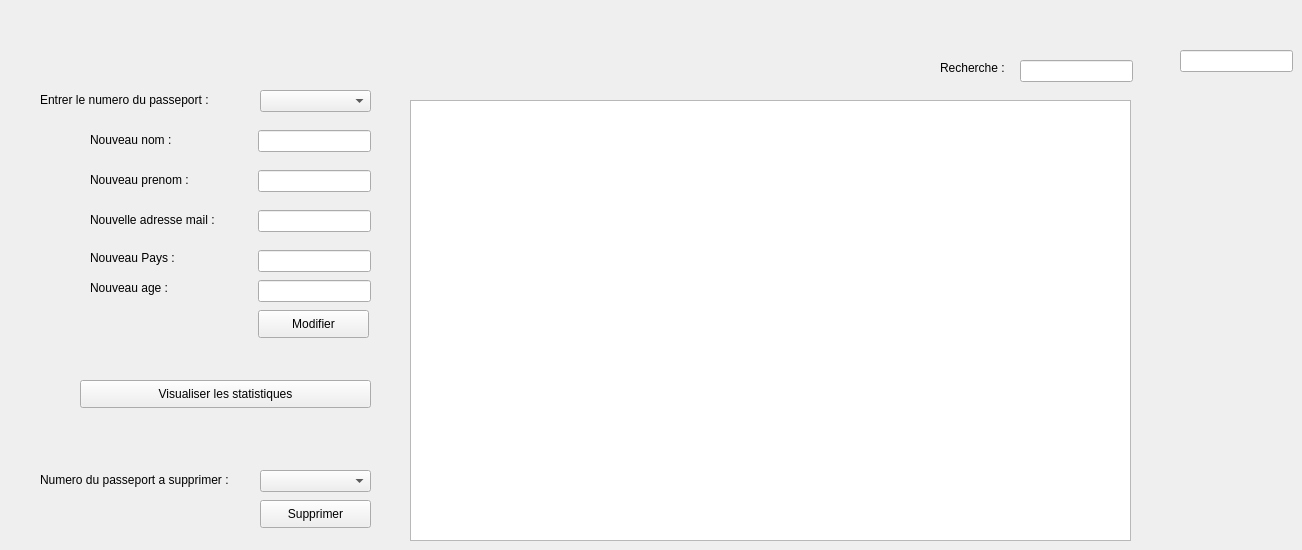
        <widget class="QWidget" name="tab_3">
         <attribute name="title">
          <string>Gérer</string>
         </attribute>
         <widget class="QLabel" name="label_8">
          <property name="geometry">
           <rect>
            <x>40</x>
            <y>470</y>
            <width>211</width>
            <height>20</height>
           </rect>
          </property>
          <property name="text">
           <string>Numero du passeport a supprimer :</string>
          </property>
         </widget>
         <widget class="QPushButton" name="pushButton_suppclient">
          <property name="geometry">
           <rect>
            <x>260</x>
            <y>500</y>
            <width>111</width>
            <height>28</height>
           </rect>
          </property>
          <property name="text">
           <string>Supprimer</string>
          </property>
         </widget>
         <widget class="QTableView" name="tableclient">
          <property name="geometry">
           <rect>
            <x>410</x>
            <y>100</y>
            <width>721</width>
            <height>441</height>
           </rect>
          </property>
         </widget>
         <widget class="QLineEdit" name="rechercheclient">
          <property name="geometry">
           <rect>
            <x>1180</x>
            <y>50</y>
            <width>113</width>
            <height>22</height>
           </rect>
          </property>
         </widget>
         <widget class="QLabel" name="label_12">
          <property name="geometry">
           <rect>
            <x>90</x>
            <y>170</y>
            <width>111</width>
            <height>20</height>
           </rect>
          </property>
          <property name="text">
           <string>Nouveau prenom :</string>
          </property>
         </widget>
         <widget class="QLineEdit" name="nouvageclient">
          <property name="geometry">
           <rect>
            <x>258</x>
            <y>280</y>
            <width>113</width>
            <height>22</height>
           </rect>
          </property>
          <property name="text">
           <string/>
          </property>
         </widget>
         <widget class="QLineEdit" name="nouvmailclient">
          <property name="geometry">
           <rect>
            <x>258</x>
            <y>210</y>
            <width>113</width>
            <height>22</height>
           </rect>
          </property>
         </widget>
         <widget class="QLabel" name="label_9">
          <property name="geometry">
           <rect>
            <x>90</x>
            <y>210</y>
            <width>141</width>
            <height>20</height>
           </rect>
          </property>
          <property name="text">
           <string>Nouvelle adresse mail :</string>
          </property>
         </widget>
         <widget class="QLabel" name="label_13">
          <property name="geometry">
           <rect>
            <x>90</x>
            <y>280</y>
            <width>111</width>
            <height>16</height>
           </rect>
          </property>
          <property name="text">
           <string>Nouveau age :</string>
          </property>
         </widget>
         <widget class="QLineEdit" name="nouvnomclient">
          <property name="geometry">
           <rect>
            <x>258</x>
            <y>130</y>
            <width>113</width>
            <height>22</height>
           </rect>
          </property>
         </widget>
         <widget class="QLineEdit" name="nouvpaysclient">
          <property name="geometry">
           <rect>
            <x>258</x>
            <y>250</y>
            <width>113</width>
            <height>22</height>
           </rect>
          </property>
         </widget>
         <widget class="QLineEdit" name="nouvprenomclient">
          <property name="geometry">
           <rect>
            <x>258</x>
            <y>170</y>
            <width>113</width>
            <height>22</height>
           </rect>
          </property>
         </widget>
         <widget class="QLabel" name="label_10">
          <property name="geometry">
           <rect>
            <x>90</x>
            <y>130</y>
            <width>131</width>
            <height>20</height>
           </rect>
          </property>
          <property name="text">
           <string>Nouveau nom :</string>
          </property>
         </widget>
         <widget class="QPushButton" name="pushButton_modifclient">
          <property name="geometry">
           <rect>
            <x>258</x>
            <y>310</y>
            <width>111</width>
            <height>28</height>
           </rect>
          </property>
          <property name="text">
           <string>Modifier</string>
          </property>
         </widget>
         <widget class="QLabel" name="label_11">
          <property name="geometry">
           <rect>
            <x>40</x>
            <y>90</y>
            <width>191</width>
            <height>20</height>
           </rect>
          </property>
          <property name="maximumSize">
           <size>
            <width>191</width>
            <height>16777215</height>
           </size>
          </property>
          <property name="text">
           <string>Entrer le numero du passeport :</string>
          </property>
         </widget>
         <widget class="QLabel" name="label_14">
          <property name="geometry">
           <rect>
            <x>90</x>
            <y>250</y>
            <width>91</width>
            <height>16</height>
           </rect>
          </property>
          <property name="text">
           <string>Nouveau Pays :</string>
          </property>
         </widget>
         <widget class="QComboBox" name="comboBoxsuppclient">
          <property name="geometry">
           <rect>
            <x>260</x>
            <y>470</y>
            <width>111</width>
            <height>22</height>
           </rect>
          </property>
         </widget>
         <widget class="QComboBox" name="comboBoxmodifclient">
          <property name="geometry">
           <rect>
            <x>260</x>
            <y>90</y>
            <width>111</width>
            <height>22</height>
           </rect>
          </property>
         </widget>
         <widget class="QPushButton" name="statbutton">
          <property name="geometry">
           <rect>
            <x>80</x>
            <y>380</y>
            <width>291</width>
            <height>28</height>
           </rect>
          </property>
          <property name="text">
           <string>Visualiser les statistiques</string>
          </property>
         </widget>
         <widget class="QLabel" name="label_39">
          <property name="geometry">
           <rect>
            <x>940</x>
            <y>60</y>
            <width>81</width>
            <height>16</height>
           </rect>
          </property>
          <property name="text">
           <string>Recherche :</string>
          </property>
         </widget>
         <widget class="QLineEdit" name="rechercheclient_3">
          <property name="geometry">
           <rect>
            <x>1020</x>
            <y>60</y>
            <width>113</width>
            <height>22</height>
           </rect>
          </property>
         </widget>
        </widget>
